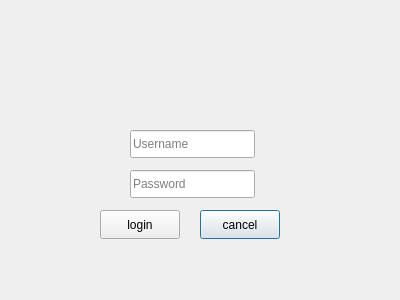
<?xml version="1.0" encoding="UTF-8"?>
<ui version="4.0">
 <class>LoginDialog</class>
 <widget class="QDialog" name="LoginDialog">
  <property name="geometry">
   <rect>
    <x>0</x>
    <y>0</y>
    <width>400</width>
    <height>300</height>
   </rect>
  </property>
  <property name="windowTitle">
   <string>Dialog</string>
  </property>
  <widget class="QLineEdit" name="usernameLineEdit">
   <property name="geometry">
    <rect>
     <x>130</x>
     <y>130</y>
     <width>125</width>
     <height>28</height>
    </rect>
   </property>
   <property name="placeholderText">
    <string>Username</string>
   </property>
  </widget>
  <widget class="QLineEdit" name="passwordLineEdit">
   <property name="geometry">
    <rect>
     <x>130</x>
     <y>170</y>
     <width>125</width>
     <height>28</height>
    </rect>
   </property>
   <property name="text">
    <string/>
   </property>
   <property name="echoMode">
    <enum>QLineEdit::EchoMode::Password</enum>
   </property>
   <property name="placeholderText">
    <string>Password</string>
   </property>
  </widget>
  <widget class="QPushButton" name="cancelButton">
   <property name="geometry">
    <rect>
     <x>200</x>
     <y>210</y>
     <width>80</width>
     <height>29</height>
    </rect>
   </property>
   <property name="text">
    <string>cancel</string>
   </property>
  </widget>
  <widget class="QPushButton" name="loginButton">
   <property name="geometry">
    <rect>
     <x>100</x>
     <y>210</y>
     <width>80</width>
     <height>29</height>
    </rect>
   </property>
   <property name="text">
    <string>login</string>
   </property>
  </widget>
 </widget>
 <resources/>
 <connections/>
</ui>
